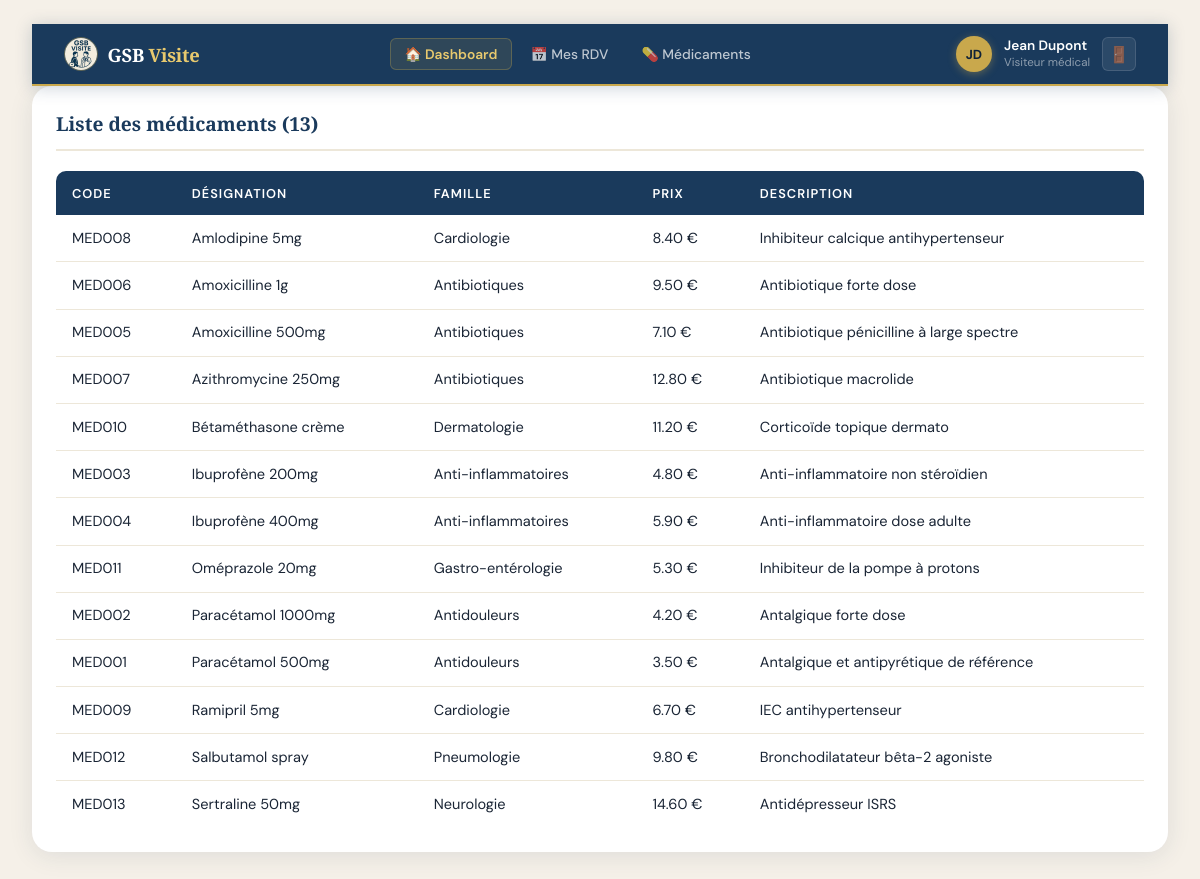
Page /medicaments.php (signed in) on the committed database.
### tables this page shows
CREATE TABLE utilisateurs (
    id             INT AUTO_INCREMENT PRIMARY KEY,
    nom            VARCHAR(50)  NOT NULL,
    prenom         VARCHAR(50)  NOT NULL,
    email          VARCHAR(100) NOT NULL UNIQUE,
    mot_de_passe   VARCHAR(255) NOT NULL,
    role           ENUM('visiteur','delegue','chef') DEFAULT 'visiteur',
    region_id      INT NULL,
    responsable_id INT NULL,
    actif          TINYINT(1) DEFAULT 1,
    cree_le        TIMESTAMP DEFAULT CURRENT_TIMESTAMP,
    FOREIGN KEY (region_id)      REFERENCES regions(id)      ON DELETE SET NULL,
    FOREIGN KEY (responsable_id) REFERENCES utilisateurs(id) ON DELETE SET NULL
);

CREATE TABLE medicaments (
    id          INT AUTO_INCREMENT PRIMARY KEY,
    code        VARCHAR(10)  NOT NULL UNIQUE,
    designation VARCHAR(255) NOT NULL,
    famille_id  INT NULL,
    prix        DECIMAL(10,2) NOT NULL,
    description TEXT,
    cree_le     TIMESTAMP DEFAULT CURRENT_TIMESTAMP,
    FOREIGN KEY (famille_id) REFERENCES familles(id) ON DELETE SET NULL
);

CREATE TABLE familles (
    id      INT AUTO_INCREMENT PRIMARY KEY,
    code    VARCHAR(10)  NOT NULL UNIQUE,
    libelle VARCHAR(100) NOT NULL
);

### public/config.php (called while the page is built, shortened)
<?php
try {
    $pdo = new PDO(
        "mysql:host=" . DB_HOST . ";dbname=" . DB_NAME . ";charset=utf8mb4",
        DB_USER,
        DB_PASS,
        [
            PDO::ATTR_ERRMODE            => PDO::ERRMODE_EXCEPTION,
            PDO::ATTR_DEFAULT_FETCH_MODE => PDO::FETCH_ASSOC,
            PDO::ATTR_EMULATE_PREPARES   => false,
            PDO::MYSQL_ATTR_INIT_COMMAND => "SET NAMES utf8mb4"
        ]
    );
} catch (PDOException $e) {
    die("Erreur de connexion : " . $e->getMessage());
}
function isLoggedIn(): bool {
    return isset($_SESSION['user_id']);
}
function getCurrentUser(): ?array {
    global $pdo;
    $stmt = $pdo->prepare("SELECT u.*, r.nom as region_nom FROM utilisateurs u LEFT JOIN regions r ON u.region_id = r.id WHERE u.id = ?");
    $stmt->execute([$_SESSION['user_id']]);
    return $stmt->fetch() ?: null;
}
?>

### public/medicaments.php (the view, shortened to what this page needs)
<?php
require_once __DIR__ . '/config.php';
$medicaments = $pdo->query("SELECT m.*, f.libelle as famille FROM medicaments m LEFT JOIN familles f ON m.famille_id=f.id ORDER BY m.designation")->fetchAll();
?>
<!DOCTYPE html>
<html lang="fr">
<head>
    <link rel="stylesheet" href="style.css">
</head>
<body>
    <div class="container">
        <?php include __DIR__ . '/header.php'; ?>
        <section class="card" style="padding:1.5rem;">
            <h2>Liste des médicaments (<?= count($medicaments) ?>)</h2>
            <?php if (empty($medicaments)): ?>
                <p style="color:#666; text-align:center; padding:2rem;">Aucun médicament</p>
            <?php else: ?>
                <table class="table">
                    <thead>
                        <tr>
                            <th>Code</th>
                            <th>Désignation</th>
                            <th>Famille</th>
                            <th>Prix</th>
                            <th>Description</th>
                        </tr>
                    </thead>
                    <tbody>
                        <?php foreach ($medicaments as $med): ?>
                            <tr>
                                <td><?= htmlspecialchars($med['code']) ?></td>
                                <td><?= htmlspecialchars($med['designation']) ?></td>
                                <td><span class="famille-tag"><?= htmlspecialchars($med['famille'] ?? '—') ?></span></td>
                                <td><?= number_format($med['prix'], 2) ?> €</td>
                                <td><?= htmlspecialchars($med['description'] ?? '') ?></td>
                            </tr>
                        <?php endforeach; ?>
                    </tbody>
                </table>
            <?php endif; ?>
        </section>
    </div>
</body>
</html>

### public/header.php (shortened to what this page needs)
<?php
$user = getCurrentUser();
$role = $_SESSION['user_role'] ?? 'visiteur';
$currentPage = $_GET['page'] ?? 'dashboard';
?>
<div class="topbar">
    <div class="topbar-inner">
        <a href="index.php" class="topbar-brand">
            <img src="logo.png" alt="GSB" class="topbar-logo">
            <span class="topbar-brand-name">GSB <em>Visite</em></span>
        </a>
        <nav class="topbar-nav">
            <a href="index.php" class="topbar-link <?= $currentPage === 'dashboard' ? 'active' : '' ?>">🏠 Dashboard</a>
            <?php if ($role === 'visiteur'): ?>
                <a href="index.php?page=rendez_vous" class="topbar-link <?= $currentPage === 'rendez_vous' ? 'active' : '' ?>">📅 Mes RDV</a>
                <a href="index.php?page=medicaments" class="topbar-link <?= $currentPage === 'medicaments' ? 'active' : '' ?>">💊 Médicaments</a>
            <?php endif; ?>
        </nav>
        <div class="topbar-user">
            <div class="topbar-avatar">
                <?= strtoupper(substr($user['prenom'] ?? 'U', 0, 1) . substr($user['nom'] ?? 'N', 0, 1)) ?>
            </div>
            <div class="topbar-user-info">
                <span class="topbar-user-name"><?= htmlspecialchars($user['prenom'] ?? '') ?> <?= htmlspecialchars($user['nom'] ?? '') ?></span>
                <span class="topbar-user-role"><?= $role === 'chef' ? 'Chef régional' : ($role === 'delegue' ? 'Délégué régional' : 'Visiteur médical') ?></span>
            </div>
            <a href="index.php?page=logout" class="topbar-logout" title="Déconnexion">🚪</a>
        </div>
    </div>
</div>

### public/style.css (style rules this page uses)
:root { --navy: #1a3a5c; --navy-light: #2a5080; --navy-dark: #0f2238; --cream: #f5f0e8; --cream-dark: #ede7d9; --gold: #c9a84c; --gold-light: #e8c96e; --success: #2d8a5e; --danger: #c0392b; --warning: #d4882a; --text: #1a2535; --text-muted: #5a6a7e; --white: #ffffff; --radius-sm: 10px; --radius-lg: 20px; --radius-xl: 28px; --shadow-soft: 0 4px 24px rgba(26,58,92,0.10); --shadow-card: 0 8px 40px rgba(26,58,92,0.13); --shadow-deep: 0 20px 60px rgba(26,58,92,0.18); --transition: all 0.25s cubic-bezier(0.4, 0, 0.2, 1); }
* { box-sizing: border-box; margin: 0; padding: 0; }
body { font-family: 'DM Sans', sans-serif; background: var(--cream); min-height: 100vh; color: var(--text); }
.container { max-width: 1400px; margin: 0 auto; padding: 2rem; padding-top: 1.5rem; }
.topbar { position: sticky; top: 0; z-index: 100; background: var(--navy); box-shadow: 0 2px 16px rgba(26,58,92,0.22); border-bottom: 2px solid var(--gold); }
.topbar-inner { max-width: 1400px; margin: 0 auto; padding: 0 2rem; height: 60px; display: flex; align-items: center; gap: 1.5rem; }
.topbar-brand { display: flex; align-items: center; gap: 0.6rem; text-decoration: none; flex-shrink: 0; }
.topbar-logo { width: 34px; height: 34px; border-radius: 50%; object-fit: cover; border: 1.5px solid rgba(201,168,76,0.4); }
.topbar-brand-name { font-family: 'Playfair Display', serif; font-size: 1.15rem; font-weight: 700; color: var(--white); letter-spacing: -0.3px; white-space: nowrap; }
.topbar-brand-name em { color: var(--gold-light); font-style: normal; }
.topbar-nav { display: flex; align-items: center; gap: 0.25rem; flex: 1; justify-content: center; }
.topbar-link { display: inline-flex; align-items: center; gap: 0.35rem; padding: 0.4rem 0.85rem; color: rgba(255,255,255,0.72); text-decoration: none; border-radius: 6px; font-size: 0.86rem; font-weight: 500; white-space: nowrap; transition: var(--transition); border: 1.5px solid transparent; }
.topbar-link.active { color: var(--gold-light); background: rgba(201,168,76,0.12); border-color: rgba(201,168,76,0.3); font-weight: 600; }
.topbar-user { display: flex; align-items: center; gap: 0.75rem; flex-shrink: 0; }
.topbar-avatar { width: 36px; height: 36px; border-radius: 50%; background: var(--gold); color: var(--navy-dark); display: flex; align-items: center; justify-content: center; font-weight: 700; font-size: 0.82rem; flex-shrink: 0; box-shadow: 0 2px 8px rgba(201,168,76,0.4); }
.topbar-user-info { display: flex; flex-direction: column; }
.topbar-user-name { font-size: 0.85rem; font-weight: 600; color: var(--white); line-height: 1.2; }
.topbar-user-role { font-size: 0.72rem; color: rgba(255,255,255,0.5); }
.topbar-logout { display: inline-flex; align-items: center; justify-content: center; width: 34px; height: 34px; border-radius: 6px; background: rgba(255,255,255,0.08); border: 1.5px solid rgba(255,255,255,0.12); color: rgba(255,255,255,0.7); text-decoration: none; font-size: 1rem; transition: var(--transition); }
.card { background: var(--white); border-radius: var(--radius-lg); box-shadow: var(--shadow-soft); }
section h2 { font-family: 'Playfair Display', serif; font-size: 1.2rem; font-weight: 700; color: var(--navy); margin-bottom: 1.25rem; padding-bottom: 0.75rem; border-bottom: 2px solid var(--cream-dark); display: flex; align-items: center; gap: 0.5rem; }
.table { width: 100%; border-collapse: collapse; margin-top: 1rem; }
.table th { background: var(--navy); color: var(--white); padding: 0.85rem 1rem; text-align: left; font-weight: 600; font-size: 0.8rem; text-transform: uppercase; letter-spacing: 1px; }
.table th:first-child { border-radius: var(--radius-sm) 0 0 0; }
.table th:last-child { border-radius: 0 var(--radius-sm) 0 0; }
.table td { padding: 0.85rem 1rem; border-bottom: 1px solid var(--cream-dark); font-size: 0.91rem; color: var(--text); }
.table tr:last-child td { border-bottom: none; }

### rows in the picture
utilisateurs: prenom+nom "JD", prenom "Jean", nom "Dupont"
medicaments: code "MED008", designation "Amlodipine 5mg", famille.libelle "Cardiologie", prix "8.40", description "Inhibiteur calcique antihypertenseur"
medicaments: code "MED006", designation "Amoxicilline 1g", famille.libelle "Antibiotiques", prix "9.50", description "Antibiotique forte dose"
medicaments: code "MED005", designation "Amoxicilline 500mg", famille.libelle "Antibiotiques", prix "7.10", description "Antibiotique pénicilline à large spectre"
medicaments: code "MED007", designation "Azithromycine 250mg", famille.libelle "Antibiotiques", prix "12.80", description "Antibiotique macrolide"
medicaments: code "MED010", designation "Bétaméthasone crème", famille.libelle "Dermatologie", prix "11.20", description "Corticoïde topique dermato"
medicaments: code "MED003", designation "Ibuprofène 200mg", famille.libelle "Anti-inflammatoires", prix "4.80", description "Anti-inflammatoire non stéroïdien"
medicaments: code "MED004", designation "Ibuprofène 400mg", famille.libelle "Anti-inflammatoires", prix "5.90", description "Anti-inflammatoire dose adulte"
medicaments: code "MED011", designation "Oméprazole 20mg", famille.libelle "Gastro-entérologie", prix "5.30", description "Inhibiteur de la pompe à protons"
medicaments: code "MED002", designation "Paracétamol 1000mg", famille.libelle "Antidouleurs", prix "4.20", description "Antalgique forte dose"
medicaments: code "MED001", designation "Paracétamol 500mg", famille.libelle "Antidouleurs", prix "3.50", description "Antalgique et antipyrétique de référence"
medicaments: code "MED009", designation "Ramipril 5mg", famille.libelle "Cardiologie", prix "6.70", description "IEC antihypertenseur"
medicaments: code "MED012", designation "Salbutamol spray", famille.libelle "Pneumologie", prix "9.80", description "Bronchodilatateur bêta-2 agoniste"
medicaments: code "MED013", designation "Sertraline 50mg", famille.libelle "Neurologie", prix "14.60", description "Antidépresseur ISRS"

### other values in the picture
count($medicaments) "13"
